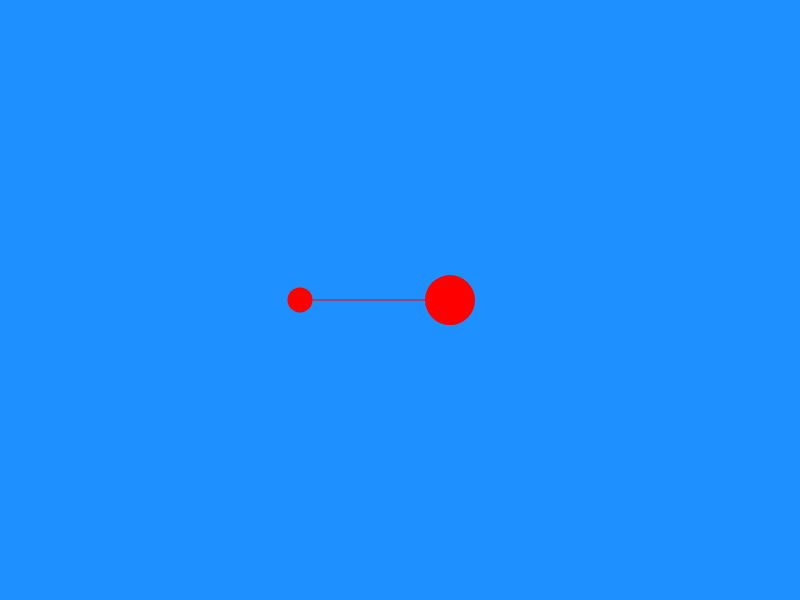
Frame 1 (no input)
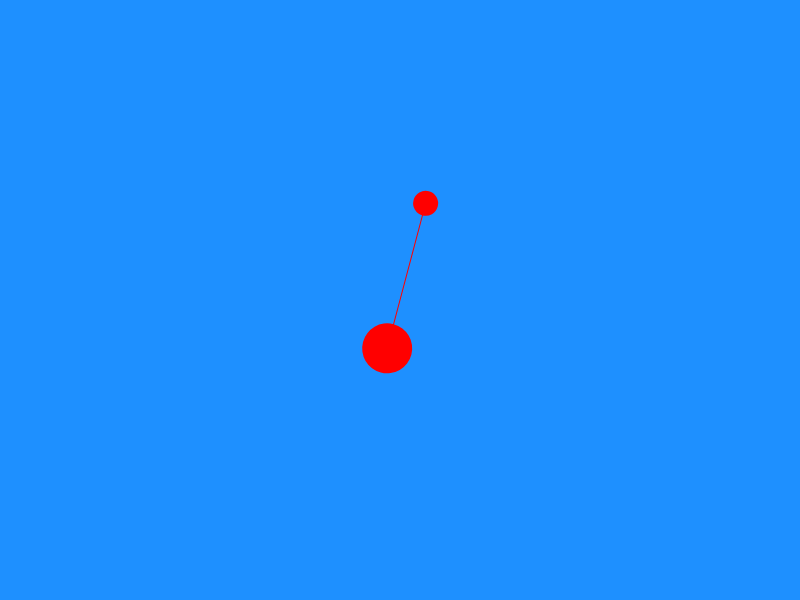
Frame 60 (no input)
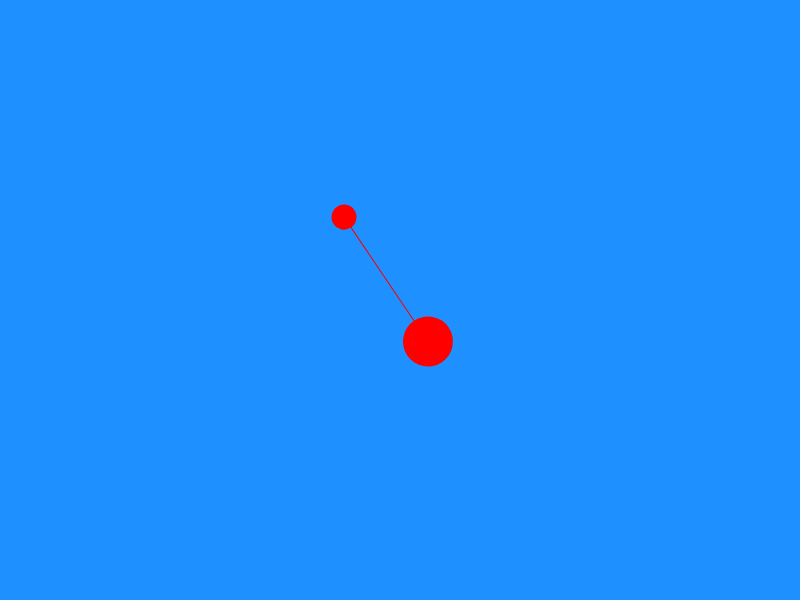
Frame 120 (the mouse pressed at the canvas centre since frame 60)

The p5.js sketch that drew these frames (run headless with seeded random() and noise() and a simulated clock; from frame 60 on, the mouse is pressed at the canvas centre):

// p5.js sketch
// ── sketch.js
function setup() {
  createCanvas(800, 600);
  background('DodgerBlue');
  rectMode(CENTER);
}

let angleAcc = 0.001;
let angle = 0;
let angleSpeed = 0;
function draw() {
  background('DodgerBlue');

  push();//为了不对其他元素产生影响
    translate(width/2,height/2);

    angleSpeed += angleAcc;
    angle += angleSpeed;
    rotate(angle);

    fill('red');
    noStroke();
    circle(50,0,50);
    circle(-100,0,25);
    stroke('red');
    line(50,0,-100,0);
  pop();

  // circle(0,0,100);
}
